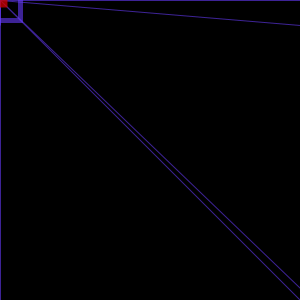
Frame 1 (no input)
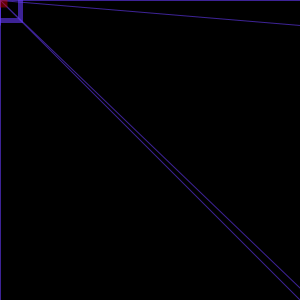
Frame 60 (the mouse pressed at the canvas centre just before this capture)
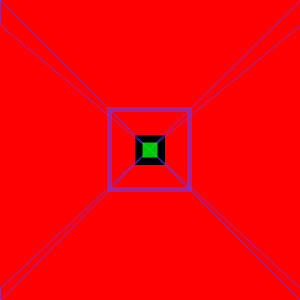
Frame 120 (the mouse held since frame 60 and released just before this capture)

The Processing sketch that drew these frames (run headless with seeded random() and noise(); from frame 60 on, the mouse is pressed at the canvas centre):

// Processing sketch: processing_162140
// ── processing_162140.pde

float x;
float y;
float a = 0.1;
 
//color of background
float r = 0;
float g = 0;
float b = 0;
 
//color of square in center
float C = 0;
 
//color of target finder
float red = 255;
float green = 255;
 
//size of viewport
float w = 40;
float h = 40;
 
//asteroid variables
float sizeX = 60;
float sizeY = 60;
  
void setup() {
  size(300, 300);
  rectMode(CENTER);
  smooth();
   
}
  
void draw() {
  background(r,g,b);
   
  //asteroid
  fill(C);
  rect(width/2, height/2, width*.10, height*.10);
    
  //ease function barrowed from http://processingjs.org/learning/basic/easing/
  float targetX = mouseX;
  float dx = targetX - x;
  if(abs(dx) > 1) {
    x += dx * a;
  }
    
  float targetY = mouseY;
  float dy = targetY - y;
  if(abs(dy) > 1) {
    y += dy * a;
  }
   
   
      
//Crosshairs
  stroke(104,59,255,150);
  strokeWeight(1);
  noFill();
  triangle(x, y, 0,height-height, 0, 25);
  triangle(x, y, width,height, width,height-(height/25));
  triangle(width,height-height,width,25,x,y);
  triangle(0, height,0,height-(height/25),x,y);
  strokeWeight(5);
  rect(x,y,w,h);
   
  //changes the crosshair color when it is within the area of the asteroid.
  if(mouseX > width*.45 && mouseX < width*.55 && mouseY > height*.45 && mouseY < height*.55) {
    w = 80;
    h = 80;
    green = 255;
    red = 0;
     
  } else {
    w = 40;
    h =40;
    green = 0;
    red = 200;
     
  }
   
  //veiw window
  if(mousePressed); {
    fill(red,green,0,random(100,255));
    noStroke();
    rect(mouseX,mouseY, width/20, height/20);
  }
   
   
  // when the mouse is near the center, the color fades to red.
  if (mouseX > width/4 && mouseX < width/1.5 && mouseY > height/4 && mouseY < height/1.5) {
    r = r + 5;
  } else {
    r = r - 5;
  }
   
  //This keeps the r value in the usable color range of 0 - 255.
  if (r > 255) {
    r = 255;
  } else if (r < 0) {
    r = 0; }
   
   
 
}
